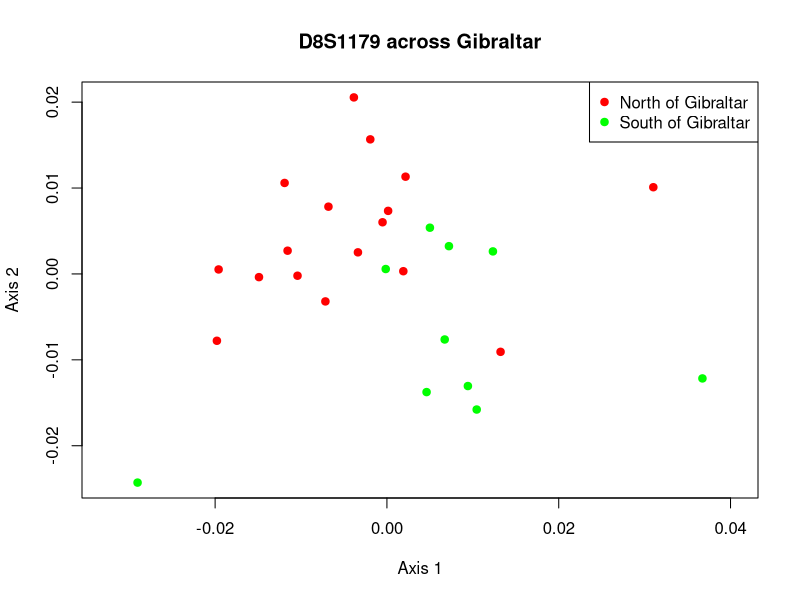

Reproduce this figure in R.

# read input into R data frame
reynolds_frame <- read.table(file="locus_D8S1179.mat",fill=TRUE,header=TRUE)

# make distance matrix and change into R dist object 
reynolds_matrix <- as.matrix(reynolds_frame)
reynolds_dist <- as.dist(reynolds_matrix)

# define colors to identify regions
region_colors <- rep("green",times=nrow(reynolds_frame))
region_colors[grep("Spain",colnames(reynolds_frame))] <- "red"

# required R library for this MDS
require(vegan)

# run the MDS
D8S1179_MDS <- metaMDS(reynolds_dist)

# open PNG device to output graphic in PNG format
png(file="D8S1179_MDS_plot.png")

# create the plot
plot(D8S1179_MDS,type="n",xlab="Axis 1", ylab="Axis 2", main="D8S1179 across Gibraltar")

# add the points
points(D8S1179_MDS,pch=19,col=region_colors)

# add a legend
legend("topright", legend=c("North of Gibraltar", "South of Gibraltar"), pch=19, col=c("red", "green"))

# close the PNG device
dev.off()
